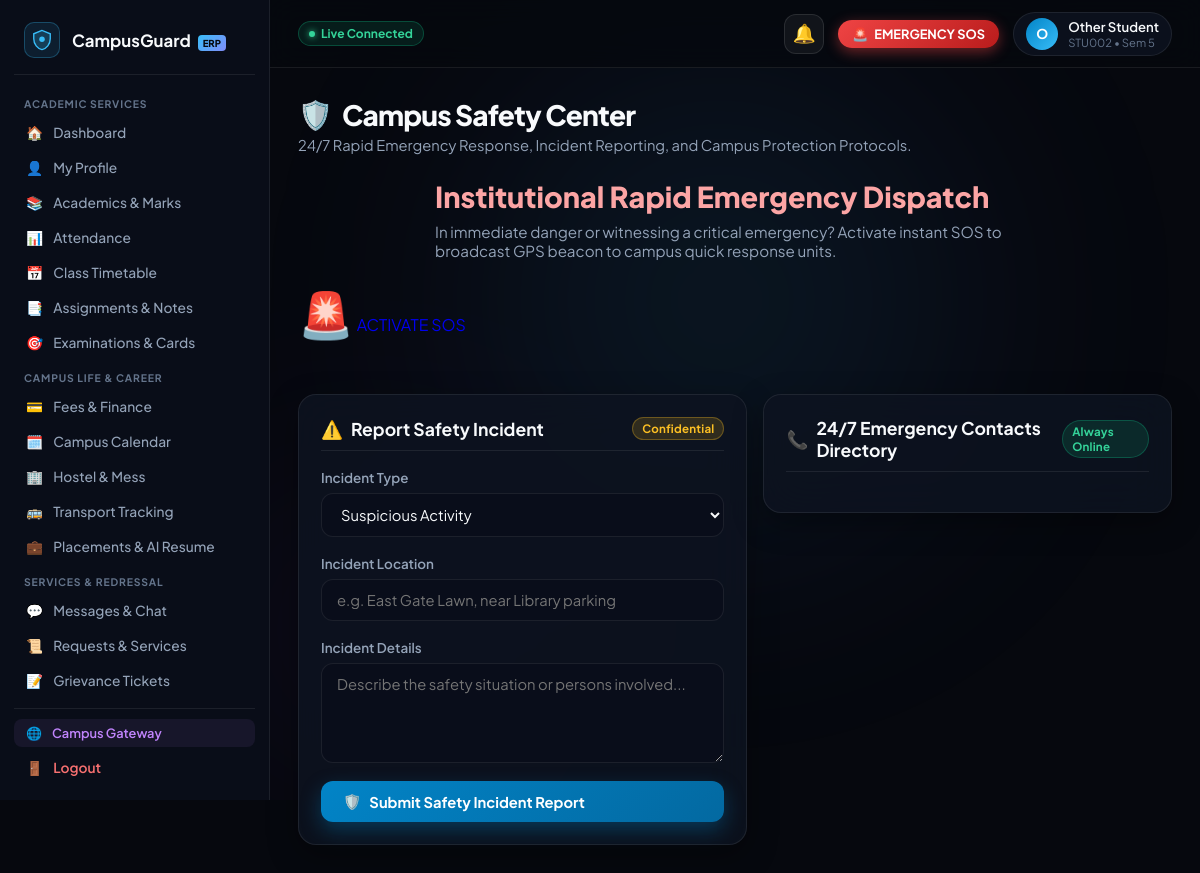
Page /student/safety (signed in) on the committed database.
### tables this page shows
CREATE TABLE students (
            id INTEGER PRIMARY KEY AUTOINCREMENT,
            name TEXT NOT NULL,
            register_number TEXT UNIQUE NOT NULL,
            email TEXT NOT NULL,
            password_hash TEXT NOT NULL,
            department TEXT NOT NULL,
            year INTEGER NOT NULL,
            profile_image TEXT DEFAULT '',
            created_at TIMESTAMP DEFAULT CURRENT_TIMESTAMP
        , phone TEXT DEFAULT '+91 98765 43210', join_date TEXT DEFAULT '2023-08-01', cgpa REAL DEFAULT 8.75, program TEXT DEFAULT 'B.Tech', semester INTEGER DEFAULT 5, section TEXT DEFAULT 'A', dob TEXT DEFAULT '2004-05-14', address TEXT DEFAULT '#42, Green Avenue, Tech City, Karnataka 560001', parent_name TEXT DEFAULT 'R. S. Kumar', parent_phone TEXT DEFAULT '+91 94440 12345', sgpa REAL DEFAULT 8.90, earned_credits INTEGER DEFAULT 112, total_credits INTEGER DEFAULT 160, status TEXT DEFAULT 'ACTIVE');

### routes/student.py (the view, shortened to what this page needs)
@student_bp.route('/student/safety', methods=['GET', 'POST'])
@student_required
def student_safety(student):
    conn = get_db_connection()
    contacts = conn.execute("SELECT * FROM emergency_contacts ORDER BY id ASC").fetchall()
    recent_incidents = conn.execute("SELECT * FROM incidents WHERE student_id = ? ORDER BY created_at DESC LIMIT 5", (student['id'],)).fetchall()
    conn.close()
    return render_template('student/safety.html', student=student, emergency_contacts=contacts, recent_incidents=recent_incidents, active_page='safety')

### app.py (called while the page is built, shortened)
def _url_build_error_fallback(error, endpoint, values):
    for registered_ep in list(app.view_functions.keys()):
        if registered_ep == endpoint or registered_ep.endswith('.' + endpoint):
            try:
                return url_for(registered_ep, **values)
            except Exception:
                if 'student_id' in values and 'id' not in values:
                    v_copy = dict(values)
                    v_copy['id'] = v_copy.pop('student_id')
                    try:
                        return url_for(registered_ep, **v_copy)
                    except Exception:
                        pass
                continue

### database/db.py (called while the page is built)
def get_db_connection():
    conn = sqlite3.connect(DATABASE_FILE, timeout=20.0)
    conn.row_factory = sqlite3.Row
    return conn

### utils/security.py (called while the page is built)
def add_security_headers(response):
    response.headers['Cache-Control'] = 'no-cache, no-store, must-revalidate, max-age=0'
    response.headers['Pragma'] = 'no-cache'
    response.headers['Expires'] = '0'
    response.headers['X-Content-Type-Options'] = 'nosniff'
    response.headers['X-Frame-Options'] = 'SAMEORIGIN'
    response.headers['X-XSS-Protection'] = '1; mode=block'
    return response

### templates/student/safety.html (shortened to what this page needs)
{% extends "student/base_student.html" %}
{% block student_content %}
<div class="page-header-block">
    <div class="page-title-group">
        <h1><span>🛡️</span> Campus Safety Center</h1>
        <p>24/7 Rapid Emergency Response, Incident Reporting, and Campus Protection Protocols.</p>
    </div>
</div>
<div class="emergency-hero-banner">
    <div style="max-width: 600px; margin: 0 auto 24px;">
        <h2 style="font-size: 1.8rem; font-weight: 800; color: #fca5a5; margin-bottom: 8px;">Institutional Rapid Emergency Dispatch</h2>
        <p style="color: var(--text-secondary); font-size: 0.95rem;">
            In immediate danger or witnessing a critical emergency? Activate instant SOS to broadcast GPS beacon to campus quick response units.
        </p>
    </div>
    <a href="{{ url_for('student_emergency') }}" class="sos-big-btn" id="btn-activate-sos" style="text-decoration: none;">
        <span style="font-size: 2.8rem;">🚨</span>
        <span>ACTIVATE SOS</span>
    </a>
</div>
<div class="form-grid" style="grid-template-columns: 1.1fr 1fr; align-items: start; margin-top: 28px;">
    <div class="content-card">
        <div class="card-header-row">
            <h2 class="card-heading"><span>⚠️</span> Report Safety Incident</h2>
            <span class="badge badge-yellow">Confidential</span>
        </div>
        <form method="POST" action="{{ url_for('student_safety') }}" class="portal-form">
            <div class="form-group">
                <label for="incident_type" class="form-label">Incident Type</label>
                <select id="incident_type" name="incident_type" class="form-select" required>
                    <option value="Suspicious Activity">Suspicious Activity</option>
                </select>
            </div>
            <div class="form-group">
                <label for="location" class="form-label">Incident Location</label>
                <input type="text" id="location" name="location" class="form-input" placeholder="e.g. East Gate Lawn, near Library parking" required>
            </div>
            <div class="form-group">
                <label for="description" class="form-label">Incident Details</label>
                <textarea id="description" name="description" class="form-textarea" placeholder="Describe the safety situation or persons involved..." required></textarea>
            </div>
            <button type="submit" class="btn-primary">
                <span>🛡️</span> Submit Safety Incident Report
            </button>
        </form>
    </div>
    <div class="content-card">
        <div class="card-header-row">
            <h2 class="card-heading"><span>📞</span> 24/7 Emergency Contacts Directory</h2>
            <span class="badge badge-green">Always Online</span>
        </div>
    </div>
</div>
{% endblock %}

### templates/student/base_student.html (shortened to what this page needs)
<!DOCTYPE html>
<html lang="en">
<head>
    <link rel="stylesheet" href="{{ url_for('static', filename='css/student-portal.css') }}">
    <link rel="stylesheet" href="{{ url_for('static', filename='css/campusguard-toast.css') }}">
    <link rel="stylesheet" href="{{ url_for('static', filename='css/emergency.css') }}">
</head>
<body>
    <div class="ambient-background" aria-hidden="true">
        <div class="glow-orb orb-primary"></div>
        <div class="glow-orb orb-secondary"></div>
    </div>
    <div class="portal-layout">
        <aside class="sidebar" id="student-sidebar" aria-label="Student Navigation">
            <a href="{{ url_for('student_dashboard') }}" class="sidebar-brand">
                <div class="brand-icon">
                    <svg width="22" height="22" viewBox="0 0 32 32" fill="none" xmlns="http://www.w3.org/2000/svg">
                        <path d="M16 2L4 7V14C4 22 9.5 28.5 16 30C22.5 28.5 28 22 28 14V7L16 2Z" fill="#38bdf8" fill-opacity="0.2" stroke="#38bdf8" stroke-width="2"/>
                        <circle cx="16" cy="15" r="4" fill="#38bdf8"/>
                    </svg>
                </div>
                <span class="brand-name">CampusGuard <span class="brand-badge">ERP</span></span>
            </a>
            <nav class="sidebar-nav">
                <span class="nav-category">Academic Services</span>
                <a href="{{ url_for('student_dashboard') }}" class="nav-link {% if active_page == 'dashboard' %}active{% endif %}" id="nav-dashboard">
                    <span>🏠</span> <span class="nav-text">Dashboard</span>
                </a>
                <a href="{{ url_for('student_profile') }}" class="nav-link {% if active_page == 'profile' %}active{% endif %}" id="nav-profile">
                    <span>👤</span> <span class="nav-text">My Profile</span>
                </a>
                <a href="{{ url_for('student_academics') }}" class="nav-link {% if active_page == 'academics' or active_page == 'marks' %}active{% endif %}" id="nav-academics">
                    <span>📚</span> <span class="nav-text">Academics &amp; Marks</span>
                </a>
                <a href="{{ url_for('student_attendance') }}" class="nav-link {% if active_page == 'attendance' %}active{% endif %}" id="nav-attendance">
                    <span>📊</span> <span class="nav-text">Attendance</span>
                </a>
                <a href="{{ url_for('student_timetable') }}" class="nav-link {% if active_page == 'timetable' %}active{% endif %}" id="nav-timetable">
                    <span>📅</span> <span class="nav-text">Class Timetable</span>
                </a>
                <a href="{{ url_for('student_assignments') }}" class="nav-link {% if active_page == 'assignments' %}active{% endif %}" id="nav-assignments">
                    <span>📑</span> <span class="nav-text">Assignments &amp; Notes</span>
                </a>
                <a href="{{ url_for('student_examinations') }}" class="nav-link {% if active_page == 'examinations' %}active{% endif %}" id="nav-examinations">
                    <span>🎯</span> <span class="nav-text">Examinations &amp; Cards</span>
                </a>
                <span class="nav-category">Campus Life &amp; Career</span>
                <a href="{{ url_for('student_fees') }}" class="nav-link {% if active_page == 'fees' %}active{% endif %}" id="nav-fees">
                    <span>💳</span> <span class="nav-text">Fees &amp; Finance</span>
                </a>
                <a href="{{ url_for('student_calendar') }}" class="nav-link {% if active_page == 'calendar' %}active{% endif %}" id="nav-calendar">
                    <span>🗓️</span> <span class="nav-text">Campus Calendar</span>
                </a>
                <a href="{{ url_for('student_hostel') }}" class="nav-link {% if active_page == 'hostel' %}active{% endif %}" id="nav-hostel">
                    <span>🏢</span> <span class="nav-text">Hostel &amp; Mess</span>
                </a>
                <a href="{{ url_for('student_transport') }}" class="nav-link {% if active_page == 'transport' %}active{% endif %}" id="nav-transport">
                    <span>🚌</span> <span class="nav-text">Transport Tracking</span>
                </a>
                <a href="{{ url_for('student_placements') }}" class="nav-link {% if active_page == 'placements' %}active{% endif %}" id="nav-placements">
                    <span>💼</span> <span class="nav-text">Placements &amp; AI Resume</span>
                </a>
                <span class="nav-category">Services &amp; Redressal</span>
                <a href="{{ url_for('student_messages') }}" class="nav-link {% if active_page == 'messages' %}active{% endif %}" id="nav-messages">
                    <span>💬</span> <span class="nav-text">Messages &amp; Chat</span>
                </a>
                <a href="{{ url_for('student_requests') }}" class="nav-link {% if active_page == 'requests' %}active{% endif %}" id="nav-requests">
                    <span>📜</span> <span class="nav-text">Requests &amp; Services</span>
                </a>
                <a href="{{ url_for('student_complaints') }}" class="nav-link {% if active_page == 'complaints' %}active{% endif %}" id="nav-complaints">
                    <span>📝</span> <span class="nav-text">Grievance Tickets</span>
                </a>
                <a href="{{ url_for('student_lost_found') }}" class="nav-link {% if active_page == 'lost_found' %}active{% endif %}" id="nav-lost-found">
                    <span>🔍</span> <span class="nav-text">Lost &amp; Found</span>
                </a>
            </nav>
            <div class="sidebar-footer">
                <a href="/" class="admin-switch-link" title="Open Campus Gateway">
                    <span>🌐</span> <span>Campus Gateway</span>
                </a>
                <a href="{{ url_for('student_logout') }}" class="logout-link" id="btn-logout" aria-label="Sign out">
                    <span>🚪</span> <span>Logout</span>
                </a>
            </div>
        </aside>
        <div class="main-wrapper">
            <header class="topbar">
                <div class="topbar-left">
                    <div class="conn-status-pill">
                        <span class="conn-dot"></span>
                        <span>Live Connected</span>
                    </div>
                </div>
                <div class="topbar-right">
                    <div class="notif-bell-wrapper">
                        <button type="button" class="notif-bell-btn" id="notif-bell-btn" aria-label="View notifications">
                            <span>🔔</span>
                        </button>
                    </div>
                    <a href="{{ url_for('student_emergency') }}" class="topbar-quick-sos" id="topbar-sos-btn" title="Instant Emergency Distress Beacon" onclick="handleTopbarSOSClick(event)">
                        <span>🚨</span> EMERGENCY SOS
                    </a>
                    <a href="{{ url_for('student_profile') }}" class="user-avatar-pill" title="View Profile">
                        <div class="avatar-circle">
                            {{ student.name[0]|upper if student else 'S' }}
                        </div>
                        <div class="user-meta-top">
                            <span class="user-name-top">{{ student.name if student else 'Student' }}</span>
                            <span class="user-role-top">{{ student.register_number if student else '' }} • Sem {{ student.semester|default(5) }}</span>
                        </div>
                    </a>
                </div>
            </header>
            <main class="portal-content">
                {% block student_content %}{% endblock %}
            </main>
        </div>
    </div>
</body>
</html>

### static/css/campusguard-toast.css (style rules this page uses)
.notif-bell-wrapper { position: relative; display: inline-block; }
.notif-bell-btn { position: relative; background: rgba(255, 255, 255, 0.05); border: 1px solid rgba(255, 255, 255, 0.1); color: #f1f5f9; width: 40px; height: 40px; border-radius: 12px; display: flex; align-items: center; justify-content: center; cursor: pointer; font-size: 1.15rem; transition: all 0.2s ease; }
.conn-status-pill { display: inline-flex; align-items: center; gap: 6px; padding: 4px 10px; border-radius: 99px; font-size: 0.75rem; font-weight: 700; background: rgba(16, 185, 129, 0.12); border: 1px solid rgba(16, 185, 129, 0.3); color: #34d399; }
.conn-dot { width: 6px; height: 6px; border-radius: 50%; background: #34d399; box-shadow: 0 0 6px #34d399; }

### static/css/emergency.css (style rules this page uses)
:root { --emg-critical: #ef4444; --emg-high: #f97316; --emg-medium: #f59e0b; --emg-low: #3b82f6; --emg-success: #10b981; --emg-bg-card: rgba(14, 19, 32, 0.88); --emg-border-glow: rgba(239, 68, 68, 0.4); }

### rows in the picture
students: name "O", name "Other Student", register_number "STU002", semester "5"
